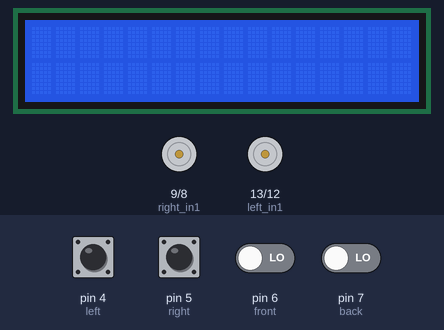
Simulated run of this sketch. Board: Arduino Uno, built with avr-gcc and run on an emulated ATmega328P. Parts: 16×2 character LCD, motor-driver pin pairs drawn as motors (green arrow = first pin HIGH = forward, orange = second pin HIGH = backward, longer = more drive, scaled by the enable pin). Inputs (shaded band) come from the test bench; at power-on: pin 4 (left), pin 5 (right), pin 6 (front), pin 7 (back) LOW.

Above: at 1.2 s.
1.3 s: pin 4 (left) pulled HIGH for 0.15 s
At 1.7 s:
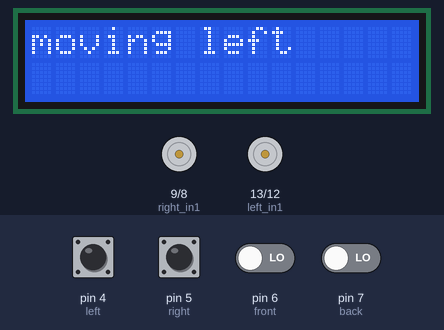
3.3 s: pin 6 (front) driven HIGH
At 3.6 s:
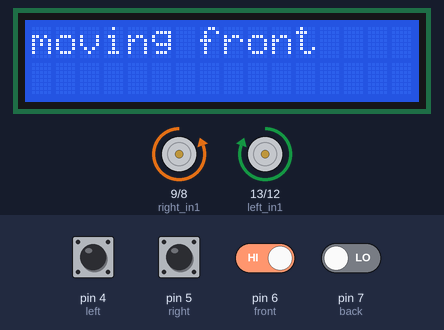
5.8 s: pin 5 (right) pulled HIGH for 0.15 s
At 6.2 s:
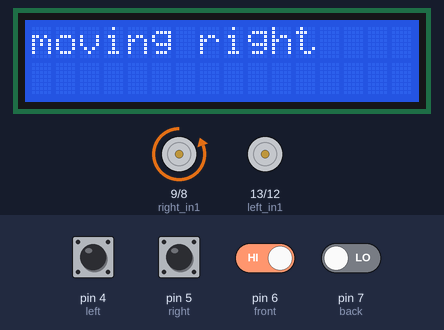
7.8 s: pin 4 (left) pulled HIGH for 1 s
At 8.2 s:
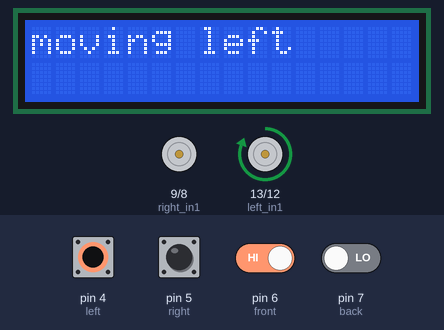
10.3 s: pin 6 (front) driven LOW
At 10.8 s:
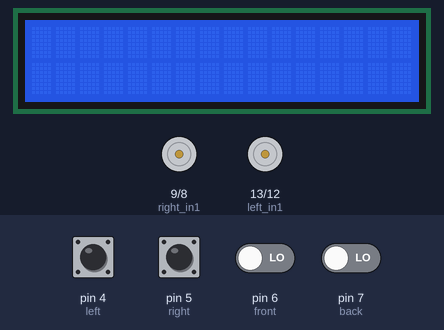
11.8 s: pin 7 (back) driven HIGH
At 12.2 s:
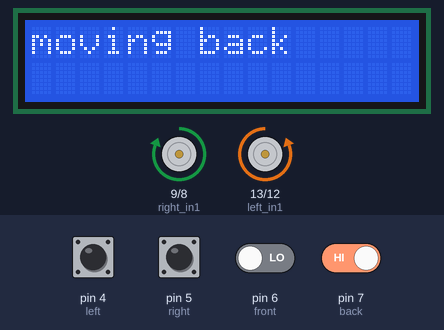
Timing chart, 0 to 14.8 s (numbered marks = the images above; inputs shaded):
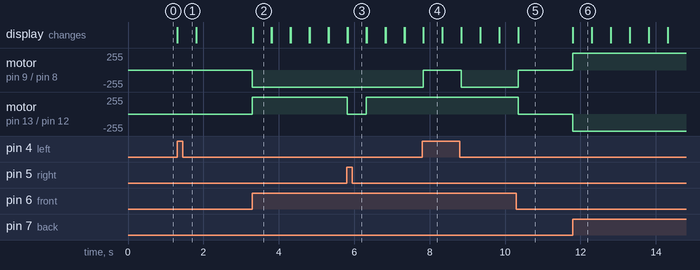

The sketch:

robot_with_lcd.ino
```cpp
int left_in1=13;
int left_in2=12;
int left_en=11;
int right_in1=9;
int right_in2=8;
int right_en=10;
int left=4;
int right=5;
int front=6;
int back=7;

// include the library code:
#include <LiquidCrystal.h>

// initialize the library by associating any needed LCD interface pin
// with the arduino pin number it is connected to
const int rs = 2, en = 3, d4 =A3 , d5 = A2, d6 = A1, d7 = A0;
LiquidCrystal lcd(rs, en, d4, d5, d6, d7);

void setup() {
  // put your setup code here, to run once:
  pinMode(left_in1,OUTPUT);
  pinMode(left_in2,OUTPUT);
  pinMode(left_en,OUTPUT);
  //declaration of output terminals for left side wheels
  pinMode(right_in1,OUTPUT);
  pinMode(right_in2,OUTPUT);
  pinMode(right_en,OUTPUT);
  //declaration of output terminals of right side wheels
  pinMode(left,INPUT);
  pinMode(right,INPUT);
  pinMode(front,INPUT);
  pinMode(back,INPUT);
  //input taken from buttons
  // set up the LCD's number of columns and rows:
  lcd.begin(16, 2);
  lcd.clear();
  }
int motionL;
int motionR;
int motionF;
int motionB;
//assign variables for taking input from buttons

void loop()
{
  // put your main code here, to run repeatedly:
  //read the input of bottons
  motionL=digitalRead(left);
  motionR=digitalRead(right);
  motionF=digitalRead(front);
  motionB=digitalRead(back);
  //CASE 1: WHEN LEFT BUTTON IS PRESSED, ROBOT WILL MOVE LEFT

  if(motionL==1){
    analogWrite(left_en,0);
    analogWrite(right_en,255);
    digitalWrite(right_in2,HIGH);
    digitalWrite(right_in1,LOW);
    lcd.print("moving left");
    delay(500);
    lcd.clear();
    }
  //CASE 2: WHEN RIGHT BUTTON IS PRESSED, THE ROBOT SHOULD TAKE A RIGHT TURN
  else if(motionR==1){
    digitalWrite(left_in1,HIGH);
    digitalWrite(left_in2,LOW);
    analogWrite(right_en,0);
    analogWrite(left_en,255);
    lcd.print("moving right");
    delay(500);
    lcd.clear();
    }
  //CASE 3:WHEN FRONT BUTTON IS PRESSED, THE ROBOT SHOULD MOVE FORWARD
  else if(motionF==1){
    digitalWrite(left_in1,HIGH);
    digitalWrite(left_in2,LOW);
    digitalWrite(right_in2,HIGH);
    digitalWrite(right_in1,LOW);
    analogWrite(left_en,255);
    analogWrite(right_en,255);
    lcd.print("moving front");
    delay(500);
    lcd.clear();
    }
  //CASE 4:WHEN BACK  BUTTON IS PRESSED, THE ROBOT SHOULD MOVE BACKWARD
  else if(motionB==1){
    digitalWrite(left_in2,HIGH);
    digitalWrite(left_in1,LOW);
    digitalWrite(right_in1,HIGH);
    digitalWrite(right_in2,LOW);
    analogWrite(left_en,255);
    analogWrite(right_en,255);
    lcd.print("moving back");
    delay(500);
    lcd.clear();
  }
  //CASE 5:WHEN NO BUTTON IS PRESSED
  else{
    analogWrite(right_en,0);
    analogWrite(left_en,0);
    lcd.clear();
  }
}
```

Measured:
- after the input at 1.3 s, the display: changes at once (image 1)
- after the input at 3.3 s, motor on pin 9 (right_in1) / pin 8 (right_in2): stopped → backward 255/255 at once; motor on pin 13 (left_in1) / pin 12 (left_in2): stopped → forward 255/255 at once; the display: changes at once (image 2)
- after the input at 5.8 s, motor on pin 13 (left_in1) / pin 12 (left_in2): forward 255/255 → stopped at once, → forward 255/255 0.50 s later; the display: first differs from a run without the input at once (image 3)
- after the input at 7.8 s, motor on pin 9 (right_in1) / pin 8 (right_in2): backward 255/255 → stopped at once, → backward 255/255 1.0 s later; the display: first differs from a run without the input at once (image 4)
- after the input at 10.3 s, motor on pin 9 (right_in1) / pin 8 (right_in2): backward 255/255 → stopped after 0.06 s; motor on pin 13 (left_in1) / pin 12 (left_in2): forward 255/255 → stopped after 0.06 s
- after the input at 11.8 s, motor on pin 9 (right_in1) / pin 8 (right_in2): stopped → forward 255/255 at once; motor on pin 13 (left_in1) / pin 12 (left_in2): stopped → backward 255/255 at once; the display: changes at once (image 6)
- what the display in image 2 shows lasts 0.5 s, from 3.3 s to 3.8 s
